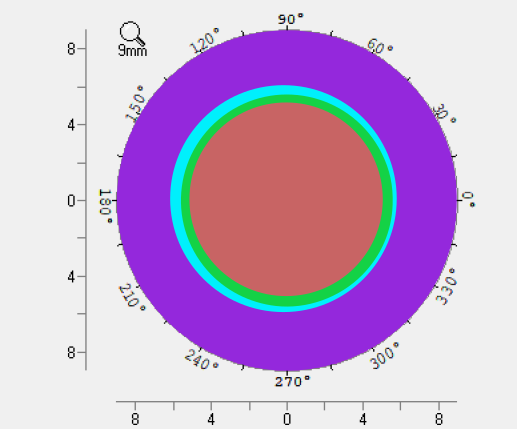
#> input picture tests/确定圆同中心5.6mm.png, 517 x 429 px
$ python green-6lines.v3.0.py
#> lines starting #> are read from the running program, lines starting #| are printed output that depends on the picture; after the words box and inside, x2 and y2 are one past the last pixel; in counts of white or black regions, pixels touching at a corner belong together
"""
模拟人工法！！！
较1.0 减少了 def scan_radial_distance部分return的r来弥补停止时的蓝色像素比绿色外扩，也就是：
            if green_started and is_blue:
                return r - 1
v3.0 因为这次扫描需要最准确的圆心，所以3.0将霍夫曼拟合方案改为了BigCircle.py的寻找圆心的逻辑
"""

import cv2
import numpy as np


class GreenDiameterMeasurer:
    def __init__(self, image_path):
#> called with image_path = '../../../tests/确定圆同中心5.6mm.png'
        self.image = cv2.imread(image_path)
#> self.image is the input picture: shape (429, 517, 3); mean B, G, R 210, 172.4, 199.7
        if self.image is None:
            raise ValueError(f"no image: {image_path}")

        self.image_rgb = cv2.cvtColor(self.image, cv2.COLOR_BGR2RGB)
        self.hsv = cv2.cvtColor(self.image, cv2.COLOR_BGR2HSV)
#> self.hsv: shape (429, 517, 3); mean H, S, V 36.7, 77.2, 227.1

        self.green_colors = [
            np.array([68, 231, 210]),
            np.array([48, 255, 230])
        ]

        self.blue_colors = [
            np.array([92, 255, 252]),
            np.array([95, 255, 252]),
            np.array([98, 255, 252]),
            np.array([101, 245, 252])
        ]

    def is_green_pixel(self, pixel_hsv):
        for green_color in self.green_colors:
            if np.array_equal(pixel_hsv, green_color):
                return True
        return False

    def is_blue_pixel(self, pixel_hsv):
        for blue_color in self.blue_colors:
            if np.array_equal(pixel_hsv, blue_color):
                return True
        return False

    # [6 lines left out: function create_color_mask, not called in this run]

    def detect_outer_circle(self):
        blurred = cv2.medianBlur(self.image, 7)
        lab = cv2.cvtColor(blurred, cv2.COLOR_BGR2Lab)
#> lab: shape (429, 517, 3); mean of channels 0, 1, 2 195.2, 146.7, 115.3
        a_chan = lab[:, :, 1].astype(float)
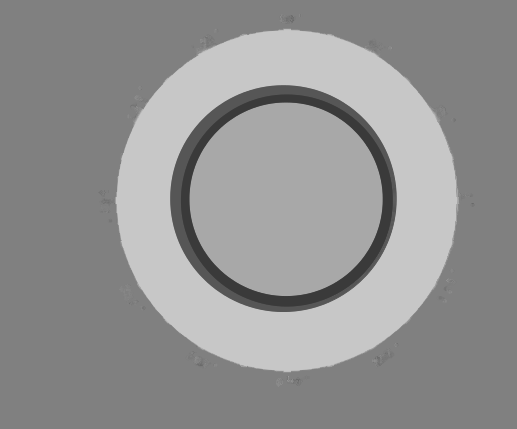
#> a_chan: shape (429, 517) float64; min 58, max 199, mean 146.7
        b_chan = lab[:, :, 2].astype(float)
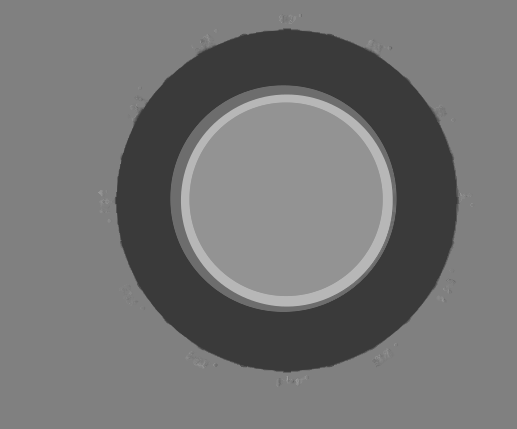
#> b_chan: shape (429, 517) float64; min 57, max 183, mean 115.3
        dist = np.sqrt((a_chan - 128) ** 2 + (b_chan - 128) ** 2)
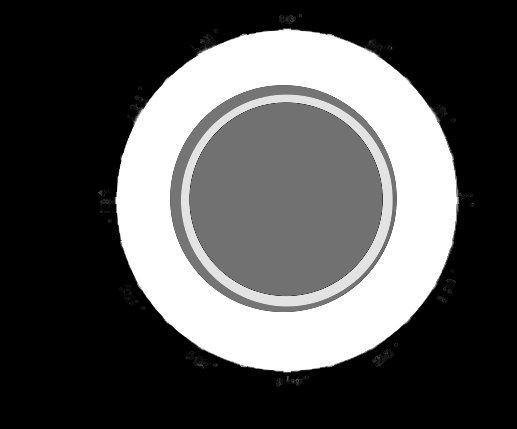
#> dist: shape (429, 517) float64; min 0, max 99.7, mean 32.2; drawn with min black and max white
        dist = cv2.normalize(dist, None, 0, 255, cv2.NORM_MINMAX).astype(np.uint8)

        _, thresh = cv2.threshold(dist, 35, 255, cv2.THRESH_BINARY)
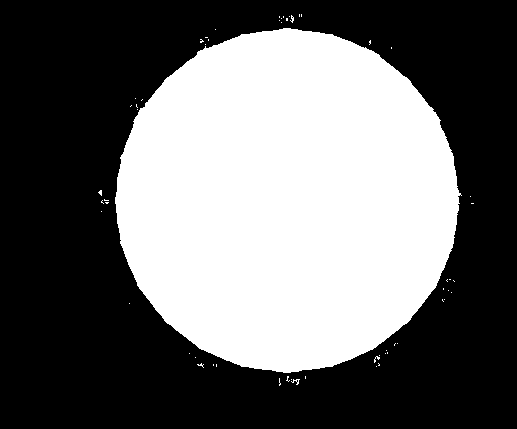
#> thresh: shape (429, 517); 41.6% white; 58 white regions (56 under 20 px), largest, box (x1, y1, x2, y2) and area: (115, 28, 462, 373) 92115, (291, 379, 300, 385) 22
        kernel = np.ones((15, 15), np.uint8)
        mask = cv2.morphologyEx(thresh, cv2.MORPH_CLOSE, kernel)
#> mask: shape (429, 517); 42.8% white; 3 white regions (2 under 20 px), largest, box (x1, y1, x2, y2) and area: (98, 14, 474, 386) 94847
        mask = cv2.dilate(mask, np.ones((7, 7), np.uint8), iterations=1)
#> mask: shape (429, 517); 45% white; 2 white regions, box (x1, y1, x2, y2) and area: (95, 11, 477, 389) 99725, (126, 300, 133, 307) 49

        # 距离变换找圆心
        dist_transform = cv2.distanceTransform(mask, cv2.DIST_L2, 5)
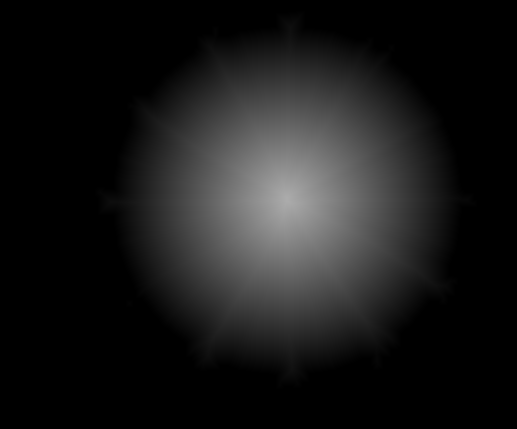
#> dist_transform: shape (429, 517) float32; min 0, max 172, mean 25.5
        _, max_val, _, max_loc = cv2.minMaxLoc(dist_transform)
#> max_val = 172; max_loc = (287, 200)

        center_x, center_y = max_loc
#> center_x = 287; center_y = 200
        radius = max_val
#> radius = 172
        x, y, r = center_x, center_y, radius
#> x = 287; y = 200; r = 172
        return x, y, r

    def scan_radial_distance(self, center_x, center_y, angle_deg, max_radius):
        height, width = self.hsv.shape[:2]
        angle_rad = np.deg2rad(angle_deg)

        green_started = False

        for r in range(0, int(max_radius * 0.8)):
            x = int(center_x + r * np.cos(angle_rad))
            y = int(center_y + r * np.sin(angle_rad))

            if not (0 <= x < width and 0 <= y < height):
                continue

            pixel_hsv = self.hsv[y, x]
            is_green = self.is_green_pixel(pixel_hsv)
            is_blue = self.is_blue_pixel(pixel_hsv)

            if is_green:
                green_started = True

            if green_started and is_blue:
                return r - 1

        return -1

    def measure_diameters(self, show_image=True):

        # 检测圆心和半径
        center_x, center_y, outer_radius = self.detect_outer_circle()
#> center_x = 287; center_y = 200; outer_radius = 172
        print(f"center: ({center_x}, {center_y}), r: {outer_radius}px")
#| center: (287, 200), r: 171.96437072753906px

        angles = [0, 30, 60, 90, 120, 150, 180, 210, 240, 270, 300, 330]

        radial_distances = {}
        for angle in angles:
            distance = self.scan_radial_distance(center_x, center_y, angle, outer_radius)
            radial_distances[angle] = distance
            print(f"angle {angle:3d}°: dist = {distance:4d} px")
#> this loop made 12 passes
#> distance on passes 1 to 12: 105, 106, 106, 106, 107, 107, 107, 106, 106, 106, 106, 106
#| angle   0°: dist =  105 px
#| angle  30°: dist =  106 px
#| angle  60°: dist =  106 px
#| angle  90°: dist =  106 px
#| angle 120°: dist =  107 px
#| angle 150°: dist =  107 px
#| angle 180°: dist =  107 px
#| angle 210°: dist =  106 px
#> (further printed lines are left out)
#> after the loop, radial_distances = 12 items

        diameter_pairs = [
            (0, 180),
            (30, 210),
            (60, 240),
            (90, 270),
            (120, 300),
            (150, 330)
        ]

        diameters = []
        valid_pairs = []

        for i, (angle1, angle2) in enumerate(diameter_pairs, 1):
            dist1 = radial_distances[angle1]
            dist2 = radial_distances[angle2]

            if dist1 > 0 and dist2 > 0:
                diameter = dist1 + dist2
                diameters.append(diameter)
                valid_pairs.append((angle1, angle2))
                print(f"直径 {i} ({angle1:3d}° - {angle2:3d}°): {diameter:4d} 像素")
            else:
                print(f"直径 {i} ({angle1:3d}° - {angle2:3d}°): error")
#> this loop made 6 passes
#> (dist1, dist2, diameter) on passes 1 to 6: (105, 107, 212), (106, 106, 212), (106, 106, 212), (106, 106, 212), (107, 106, 213), (107, 106, 213)
#| 直径 1 (  0° - 180°):  212 像素
#| 直径 2 ( 30° - 210°):  212 像素
#| 直径 3 ( 60° - 240°):  212 像素
#| 直径 4 ( 90° - 270°):  212 像素
#| 直径 5 (120° - 300°):  213 像素
#| 直径 6 (150° - 330°):  213 像素
#> after the loop, diameters = [212, 212, 212, 212, 213, 213]; valid_pairs = [(0, 180), (30, 210), (60, 240), (90, 270), (120, 300), (150, 330)]

        if len(diameters) == 0:
            raise ValueError("no legal d found")

        average_diameter = np.mean(diameters)
#> average_diameter = 212.3
        print(f"d avg: {average_diameter:.2f} px")
#| d avg: 212.33 px
        print(f"success: {len(diameters)}/6 lines")
#| success: 6/6 lines

        # debug图形
        result_image = None
        if show_image:
            result_image = self.image.copy()

            for angle1, angle2 in valid_pairs:
                dist1 = radial_distances[angle1]
                dist2 = radial_distances[angle2]

                # 计算端点
                angle1_rad = np.deg2rad(angle1)
                angle2_rad = np.deg2rad(angle2)

                x1 = int(center_x + dist1 * np.cos(angle1_rad))
                y1 = int(center_y + dist1 * np.sin(angle1_rad))

                x2 = int(center_x + dist2 * np.cos(angle2_rad))
                y2 = int(center_y + dist2 * np.sin(angle2_rad))

                cv2.line(result_image, (x1, y1), (x2, y2), (0, 0, 255), 1)
#> this loop made 6 passes
#> (angle1, angle2, dist1, dist2, angle1_rad, angle2_rad, x1, y1) on passes 1 to 6: (0, 180, 105, 107, 0, 3.14, 392, 200), (30, 210, 106, 106, 0.524, 3.67, 378, 253), (60, 240, 106, 106, 1.05, 4.19, 340, 291), (90, 270, 106, 106, 1.57, 4.71, 287, 306), (120, 300, 107, 106, 2.09, 5.24, 233, 292), (150, 330, 107, 106, 2.62, 5.76, 194, 253)
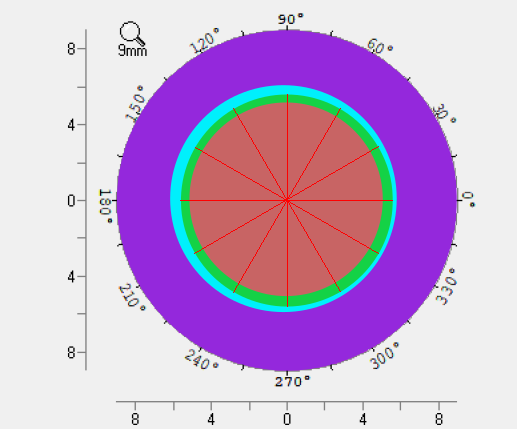
#> result_image: shape (429, 517, 3); 0.52% of pixels changed, all inside (x1, y1, x2, y2) = (180, 94, 393, 307)

            # 绘制圆
            cv2.circle(result_image, (center_x, center_y), int(outer_radius), (0, 0, 255), 1)
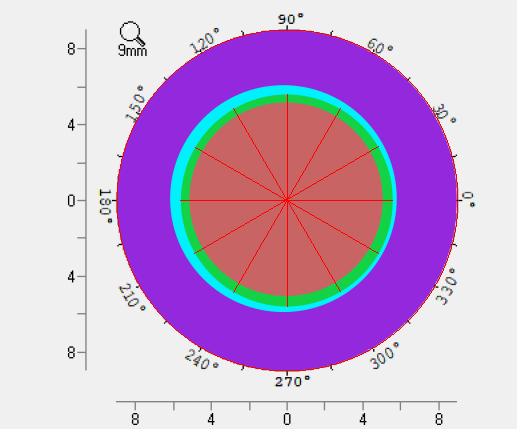
#> result_image: shape (429, 517, 3); 0.43% of pixels changed, all inside (x1, y1, x2, y2) = (116, 29, 459, 372)
            cv2.circle(result_image, (center_x, center_y), 1 , (0, 0, 0), -1)
#> result_image: shape (429, 517, 3); under 0.01% of pixels changed, all inside (x1, y1, x2, y2) = (286, 199, 289, 202)

            # 显示图像
            #print(f"图像形状: {result_image.shape}, 数据类型: {result_image.dtype}")
            #cv2.imshow("result", result_image)
            cv2.imwrite("result v3.0.png", result_image)
            cv2.waitKey(0)
            cv2.destroyAllWindows()

        return diameters, average_diameter, result_image


if __name__ == "__main__":
    image_path = "../../../tests/确定圆同中心5.6mm.png"

    try:
        measurer = GreenDiameterMeasurer(image_path)
        diameters, avg_diameter, result_img = measurer.measure_diameters(show_image=True)
#> diameters = [212, 212, 212, 212, 213, 213]; avg_diameter = 212.3

        print(f"\nresult:")
        print(f"6条直径: {diameters}")
#| 6条直径: [212, 212, 212, 212, 213, 213]
        print(f"平均直径: {avg_diameter:.2f} 像素")
#| 平均直径: 212.33 像素

    except Exception as e:
        print(f"error: {e}")
        import traceback
        traceback.print_exc()

$ run again, with tests/001.png copied over tests/确定圆同中心5.6mm.png
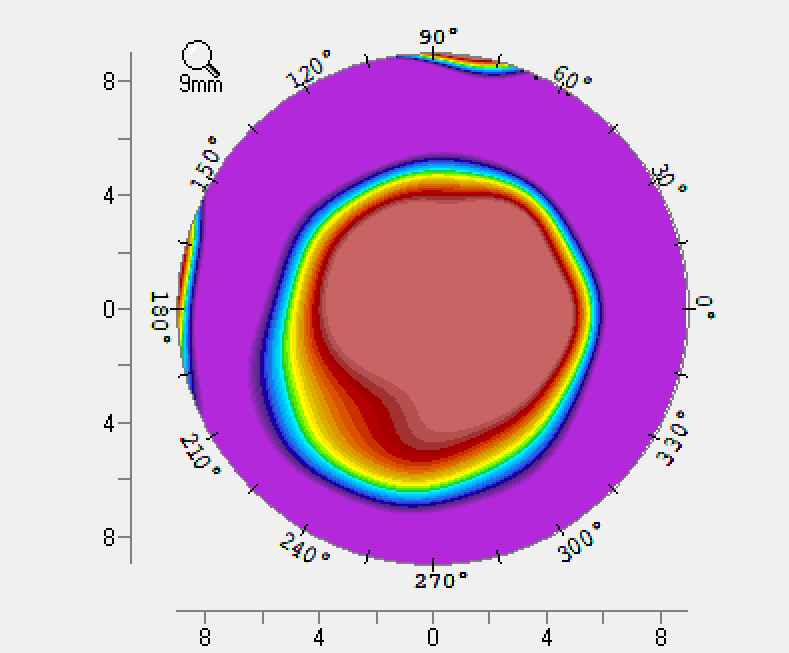
#> input picture tests/001.png, 789 x 653 px
#> in __init__, self.image is the input picture: shape (653, 789, 3); mean B, G, R 203.4, 171.3, 208.9
#> self.hsv: shape (653, 789, 3); mean H, S, V 34.9, 79.7, 225.9
#> lab: shape (653, 789, 3); mean of channels 0, 1, 2 197.1, 148.5, 118.9
#> in detect_outer_circle, `_, thresh = cv2.threshold(dist, 35, 255, cv2.THRESH_BINARY)`:
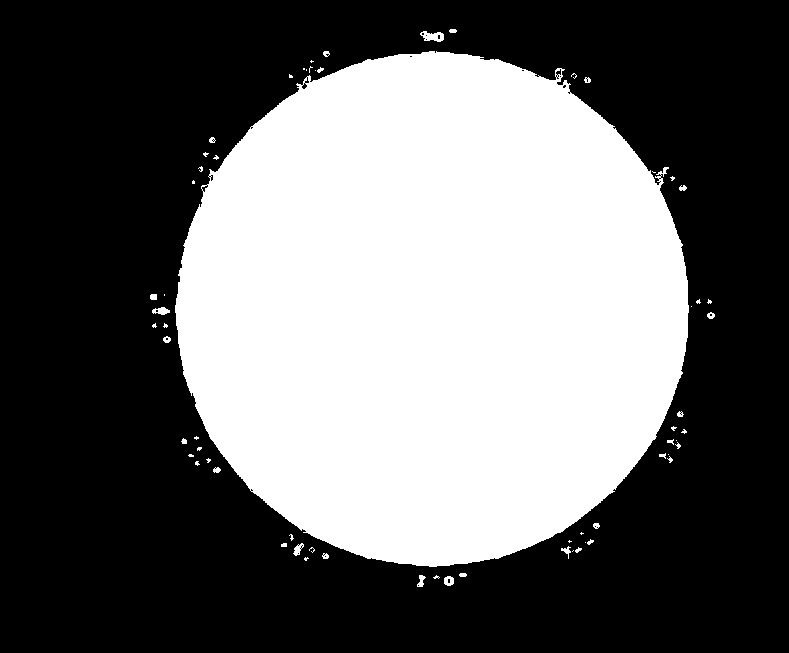
#> thresh: shape (653, 789); 40.4% white; 65 white regions (38 under 20 px), largest, box (x1, y1, x2, y2) and area: (175, 51, 689, 567) 206900, (420, 31, 444, 42) 167, (152, 307, 170, 315) 93
#> max_val = 256.2; max_loc = (433, 308)
#> in detect_outer_circle, `center_x, center_y = max_loc`: center_x = 433; center_y = 308
#> radius = 256.2
#> x = 433; y = 308; r = 256.2
#> in measure_diameters, `center_x, center_y, outer_radius = self.detect_outer_circle()`: center_x = 433; center_y = 308; outer_radius = 256.2
#| center: (433, 308), r: 256.2496337890625px
#> the loop in measure_diameters, `for angle in angles:` made 12 passes
#> distance on passes 1 to 8: 158, 158, 168, 181, 187, 167, 147, 140
#> (printed output is left out)
#> after the loop in measure_diameters, `for angle in angles:`: radial_distances = 12 items
#> the loop in measure_diameters, `for i, (angle1, angle2) in enumerate(diameter_pairs, 1):` made 6 passes
#> (dist1, dist2, diameter) on passes 1 to 6: (158, 147, 305), (158, 140, 298), (168, 136, 304), (181, 138, 319), (187, 145, 332), (167, 148, 315)
#> (printed output is left out)
#> after the loop in measure_diameters, `for i, (angle1, angle2) in enumerate(diameter_pairs, 1):`: diameters = [305, 298, 304, 319, 332, 315]; valid_pairs = [(0, 180), (30, 210), (60, 240), (90, 270), (120, 300), (150, 330)]
#> average_diameter = 312.2
#| d avg: 312.17 px
#| success: 6/6 lines
#> the loop in measure_diameters, `for angle1, angle2 in valid_pairs:` made 6 passes
#> (angle1, angle2, dist1, dist2, angle1_rad, angle2_rad, x1, y1) on passes 1 to 6: (0, 180, 158, 147, 0, 3.14, 591, 308), (30, 210, 158, 140, 0.524, 3.67, 569, 387), (60, 240, 168, 136, 1.05, 4.19, 517, 453), (90, 270, 181, 138, 1.57, 4.71, 433, 489), (120, 300, 187, 145, 2.09, 5.24, 339, 469), (150, 330, 167, 148, 2.62, 5.76, 288, 391)
#> in measure_diameters, `cv2.circle(result_image, (center_x, center_y), int(outer_radius), (0, ..`:
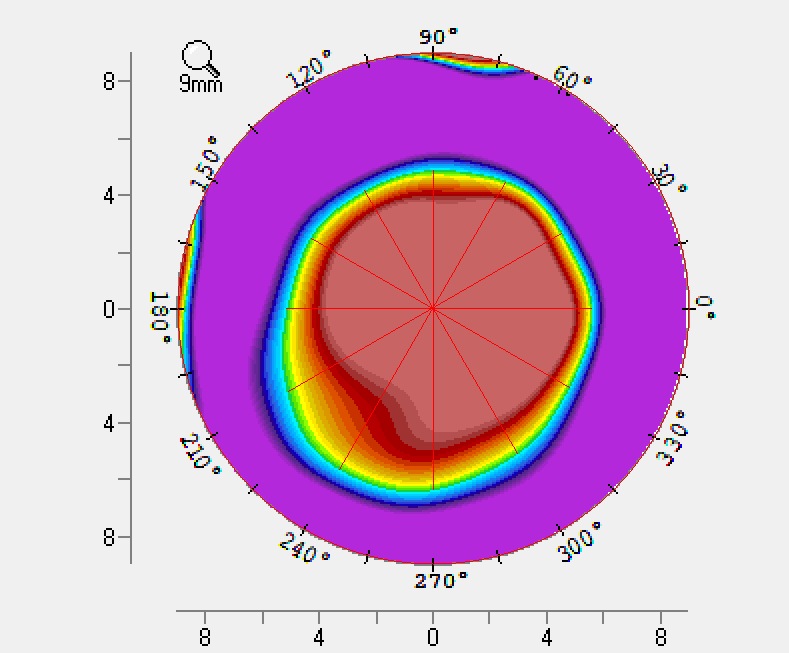
#> result_image: shape (653, 789, 3); mean B, G, R 202.8, 170.6, 209.4
#> `diameters, avg_diameter, result_img = measurer.measure_diameters(show_..`: diameters = [305, 298, 304, 319, 332, 315]; avg_diameter = 312.2
#| 6条直径: [305, 298, 304, 319, 332, 315]
#| 平均直径: 312.17 像素

$ run again, with tests/002.png copied over tests/确定圆同中心5.6mm.png
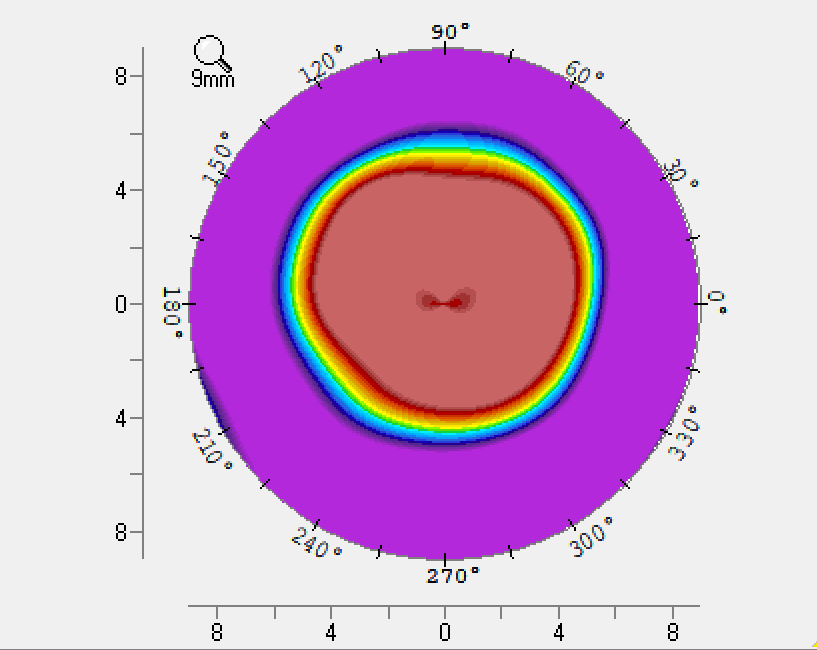
#> input picture tests/002.png, 817 x 650 px
#> in __init__, self.image is the input picture: shape (650, 817, 3); mean B, G, R 209.3, 171.4, 211
#> self.hsv: shape (650, 817, 3); mean H, S, V 36.6, 75.7, 226.7
#> lab: shape (650, 817, 3); mean of channels 0, 1, 2 197.7, 149.6, 116.4
#> in detect_outer_circle, `_, thresh = cv2.threshold(dist, 35, 255, cv2.THRESH_BINARY)`:
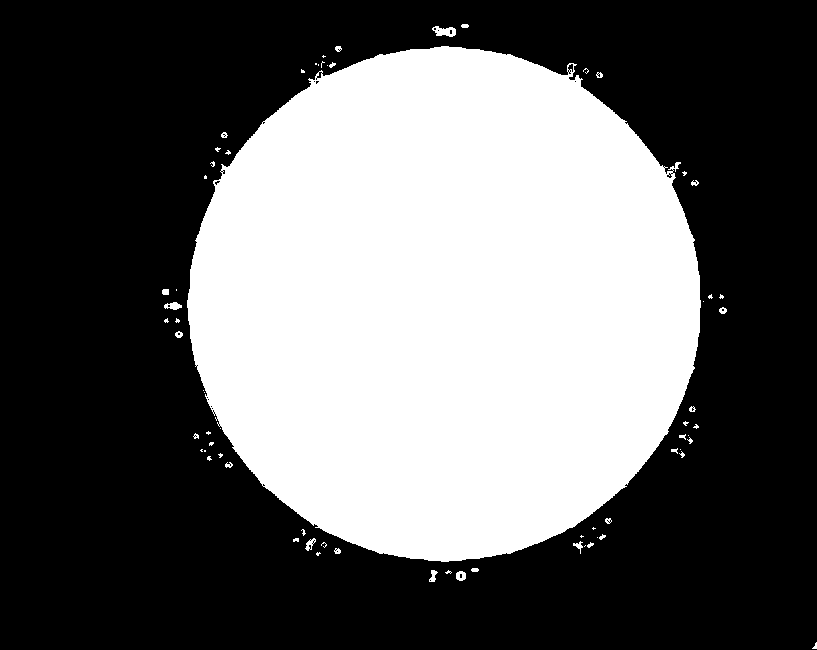
#> thresh: shape (650, 817); 39.2% white; 69 white regions (42 under 20 px), largest, box (x1, y1, x2, y2) and area: (187, 46, 701, 562) 206891, (432, 26, 456, 37) 168, (164, 302, 182, 310) 93
#> max_val = 256.2; max_loc = (445, 303)
#> in detect_outer_circle, `center_x, center_y = max_loc`: center_x = 445; center_y = 303
#> radius = 256.2
#> x = 445; y = 303; r = 256.2
#> in measure_diameters, `center_x, center_y, outer_radius = self.detect_outer_circle()`: center_x = 445; center_y = 303; outer_radius = 256.2
#| center: (445, 303), r: 256.2496337890625px
#> the loop in measure_diameters, `for angle in angles:` made 12 passes
#> distance on passes 1 to 8: 146, 139, 136, 129, 133, 135, 153, 160
#> (printed output is left out)
#> after the loop in measure_diameters, `for angle in angles:`: radial_distances = 12 items
#> the loop in measure_diameters, `for i, (angle1, angle2) in enumerate(diameter_pairs, 1):` made 6 passes
#> (dist1, dist2, diameter) on passes 1 to 6: (146, 153, 299), (139, 160, 299), (136, 161, 297), (129, 156, 285), (133, 161, 294), (135, 159, 294)
#> (printed output is left out)
#> after the loop in measure_diameters, `for i, (angle1, angle2) in enumerate(diameter_pairs, 1):`: diameters = [299, 299, 297, 285, 294, 294]; valid_pairs = [(0, 180), (30, 210), (60, 240), (90, 270), (120, 300), (150, 330)]
#> average_diameter = 294.7
#| d avg: 294.67 px
#| success: 6/6 lines
#> the loop in measure_diameters, `for angle1, angle2 in valid_pairs:` made 6 passes
#> (angle1, angle2, dist1, dist2, angle1_rad, angle2_rad, x1, y1) on passes 1 to 6: (0, 180, 146, 153, 0, 3.14, 591, 303), (30, 210, 139, 160, 0.524, 3.67, 565, 372), (60, 240, 136, 161, 1.05, 4.19, 513, 420), (90, 270, 129, 156, 1.57, 4.71, 445, 432), (120, 300, 133, 161, 2.09, 5.24, 378, 418), (150, 330, 135, 159, 2.62, 5.76, 328, 370)
#> in measure_diameters, `cv2.circle(result_image, (center_x, center_y), int(outer_radius), (0, ..`:
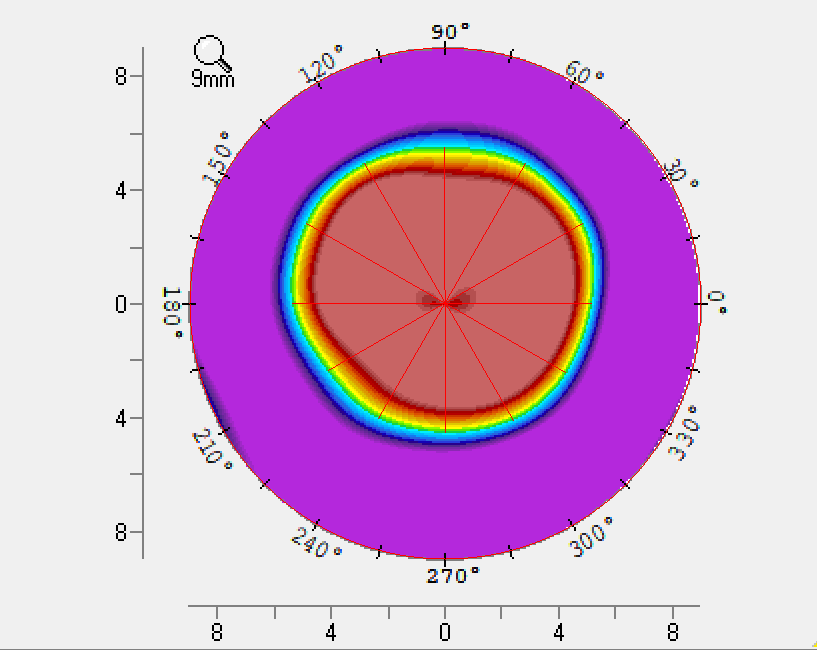
#> result_image: shape (650, 817, 3); mean B, G, R 208.6, 170.7, 211.5
#> `diameters, avg_diameter, result_img = measurer.measure_diameters(show_..`: diameters = [299, 299, 297, 285, 294, 294]; avg_diameter = 294.7
#| 6条直径: [299, 299, 297, 285, 294, 294]
#| 平均直径: 294.67 像素
